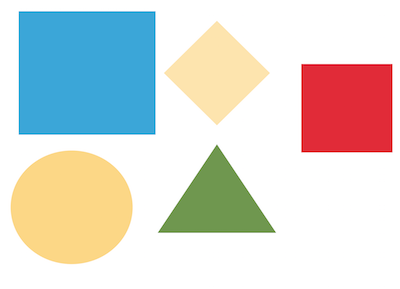
#> input picture images/shapes.png, 400 x 289 px, found by its file name
$ python contour.py   (older library calls are emulated)
#> lines starting #> are read from the running program, lines starting #| are printed output that depends on the picture; after the words box and inside, x2 and y2 are one past the last pixel; in counts of white or black regions, pixels touching at a corner belong together
#!/usr/bin/env python

import numpy as np
import cv2

def read_rgb_image(image_name, show):
    rgb_image = cv2.imread(image_name)
    if show:
        cv2.imshow("RGB Image",rgb_image)
    return rgb_image

def convert_rgb_to_gray(rgb_image,show):
    gray_image = cv2.cvtColor(rgb_image, cv2.COLOR_BGR2GRAY)
    if show:
        cv2.imshow("Gray Image",gray_image)
        #cv2.moveWindow("Gray Image",width, 0)
    return gray_image

def convert_gray_to_binary(gray_image, adaptive, show):
    if adaptive:
        binary_image = cv2.adaptiveThreshold(gray_image,
                            255,
                            cv2.ADAPTIVE_THRESH_GAUSSIAN_C,
                            cv2.THRESH_BINARY_INV,5 ,2)
    else:
        _, binary_image = cv2.threshold(gray_image,85,255,cv2.THRESH_BINARY_INV)
    if show:
        cv2.imshow("Binary Image", binary_image)
#        cv2.moveWindow("Binary Image",2*width, 0)
    return binary_image

def getContours(binary_image):
    _, contours, hierarchy = cv2.findContours(binary_image,
                                              cv2.RETR_TREE,
                                               cv2.CHAIN_APPROX_SIMPLE)
    return contours

def draw_contours(image, contours, image_name):
    index = -1 #means all contours
    thickness = 2 #thinkess of the contour line
    color = (0, 0, 255) #color of the contour line
    cv2.drawContours(image, contours, index, color, thickness)
    cv2.imshow(image_name,image)
#    cv2.moveWindow(image_name ,3*width, 0)


def main():
    image_name = "images/shapes.png"
    rgb_image = read_rgb_image(image_name, True)
#> in read_rgb_image, rgb_image is the input picture: shape (289, 400, 3); mean B, G, R 212.1, 217.4, 217.3
    gray_image= convert_rgb_to_gray(rgb_image,True)
#> in convert_rgb_to_gray, `gray_image = cv2.cvtColor(rgb_image, cv2.COLOR_BGR2GRAY)`:
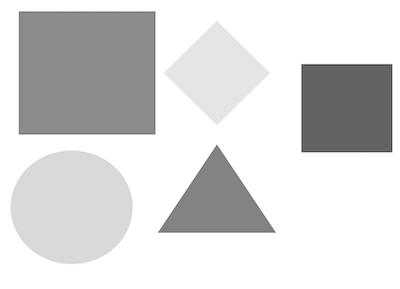
#> gray_image: shape (289, 400); min 66, max 255, mean 216.8
    binary_image = convert_gray_to_binary(gray_image, True, True)
#> in convert_gray_to_binary, `binary_image = cv2.adaptiveThreshold(gray_image, 255, cv2.ADAPTIVE_THR..`:
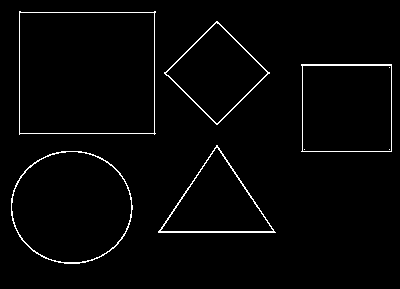
#> binary_image: shape (289, 400); 2.2% white in thin lines or dots, all inside (x1, y1, x2, y2) = (11, 11, 392, 264)
    contours = getContours(binary_image)
#> in getContours, `_, contours, hierarchy = cv2.findContours(binary_image, cv2.RETR_TREE,..`: contours = 13 contours, 3 with area under 20; largest, box (x1, y1, x2, y2) and area: (19, 11, 156, 135) 16340, (19, 12, 155, 134) 16333, (11, 151, 133, 264) 10682, (11, 151, 132, 263) 10452, (301, 64, 392, 152) 7745
    draw_contours(rgb_image, contours,"RGB Contours")
#> in draw_contours, `cv2.drawContours(image, contours, index, color, thickness)`:
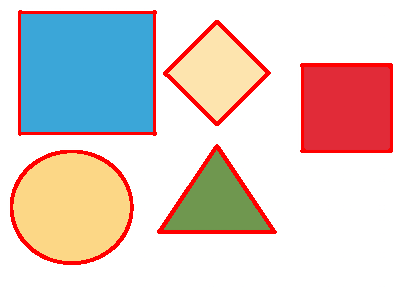
#> image: shape (289, 400, 3); mean B, G, R 202.4, 206.6, 221

    cv2.waitKey(0)
    cv2.destroyAllWindows()

if __name__ == '__main__':
    main()

$ run again, with images/flower.jpg saved as images/shapes.png
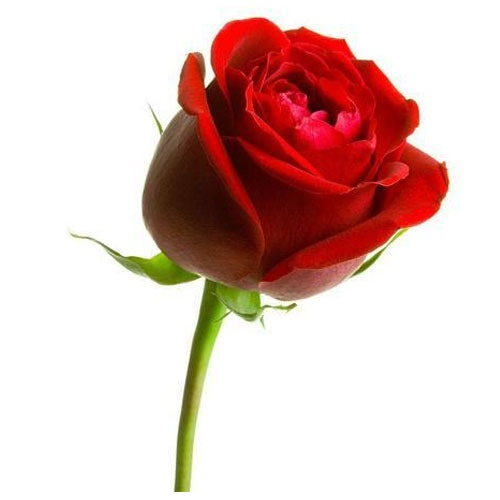
#> input picture images/flower.jpg, 500 x 500 px, found by its file name
#> in read_rgb_image, rgb_image is the input picture: shape (500, 500, 3); mean B, G, R 190.9, 195.6, 224.4
#> in convert_gray_to_binary, `binary_image = cv2.adaptiveThreshold(gray_image, 255, cv2.ADAPTIVE_THR..`:
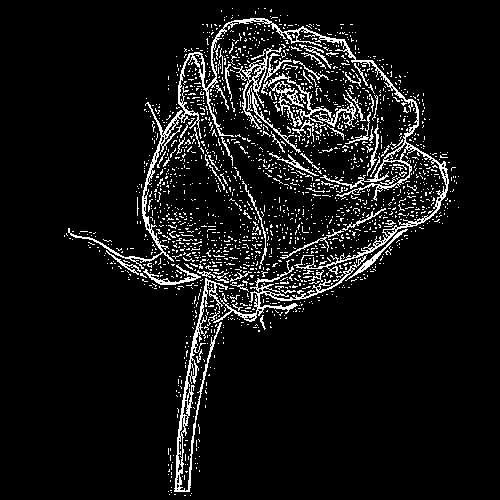
#> binary_image: shape (500, 500); 7.8% white in thin lines or dots, all inside (x1, y1, x2, y2) = (64, 8, 459, 496)
#> in getContours, `_, contours, hierarchy = cv2.findContours(binary_image, cv2.RETR_TREE,..`: contours = 2191 contours, 2143 with area under 20; largest, box (x1, y1, x2, y2) and area: (68, 18, 449, 275) 3090, (174, 278, 228, 492) 1278, (213, 255, 367, 323) 672, (232, 47, 282, 129) 481, (261, 73, 356, 127) 342
#> in draw_contours, `cv2.drawContours(image, contours, index, color, thickness)`:
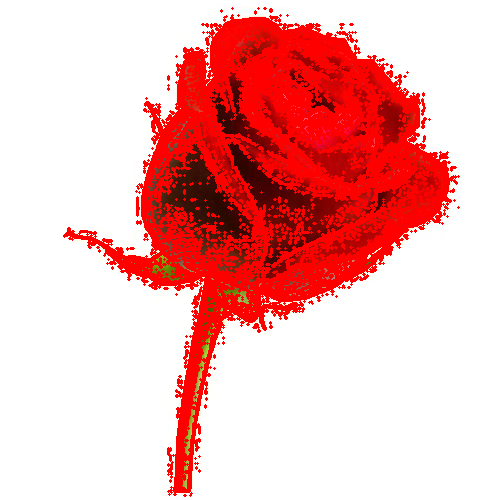
#> image: shape (500, 500, 3); mean B, G, R 179.9, 181.1, 243.1
